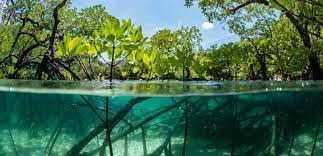
#> input picture 00 - Resources/01 - Photos/nature.jpg, 323 x 156 px, found by its file name
$ python '03 - Resizing and Cropping.py'
#> lines starting #> are read from the running program, lines starting #| are printed output that depends on the picture
import numpy as np
import cv2

path = "C:/Users/90545/DATA SCIENCE/07 - OpenCV/00 - Resources/01 - Photos/nature.jpg"

img = cv2.imread(path)
#> img is the input picture: shape (156, 323, 3); mean B, G, R 77.4, 107.2, 69.4

imgResize = cv2.resize(img, (640, 480))
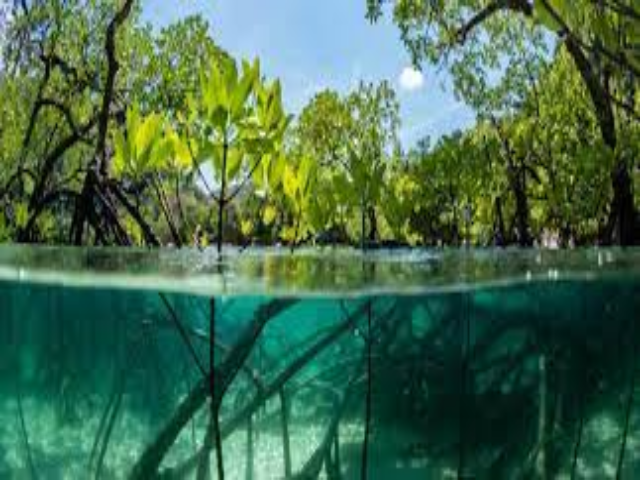
#> imgResize: shape (480, 640, 3); mean B, G, R 77.3, 107.1, 69.3
imgCropped = img[0:100, 0:480]
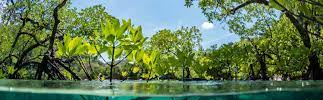
#> imgCropped: shape (100, 323, 3); mean B, G, R 83.9, 120.7, 95.4

# cv2.imshow("img", img)
# cv2.imshow("imgResize", imgResize)
# cv2.imshow("imgCropped", imgCropped)

cv2.waitKey(0)

print("img shape: {} \nimgResize shape: {} \nimgCropped shape: {}".format(img.shape, imgResize.shape, imgCropped.shape))
#| img shape: (156, 323, 3)
#| imgResize shape: (480, 640, 3)
#| imgCropped shape: (100, 323, 3)

$ run again, with 00 - Resources/01 - Photos/Dog1.jpg copied over 00 - Resources/01 - Photos/nature.jpg
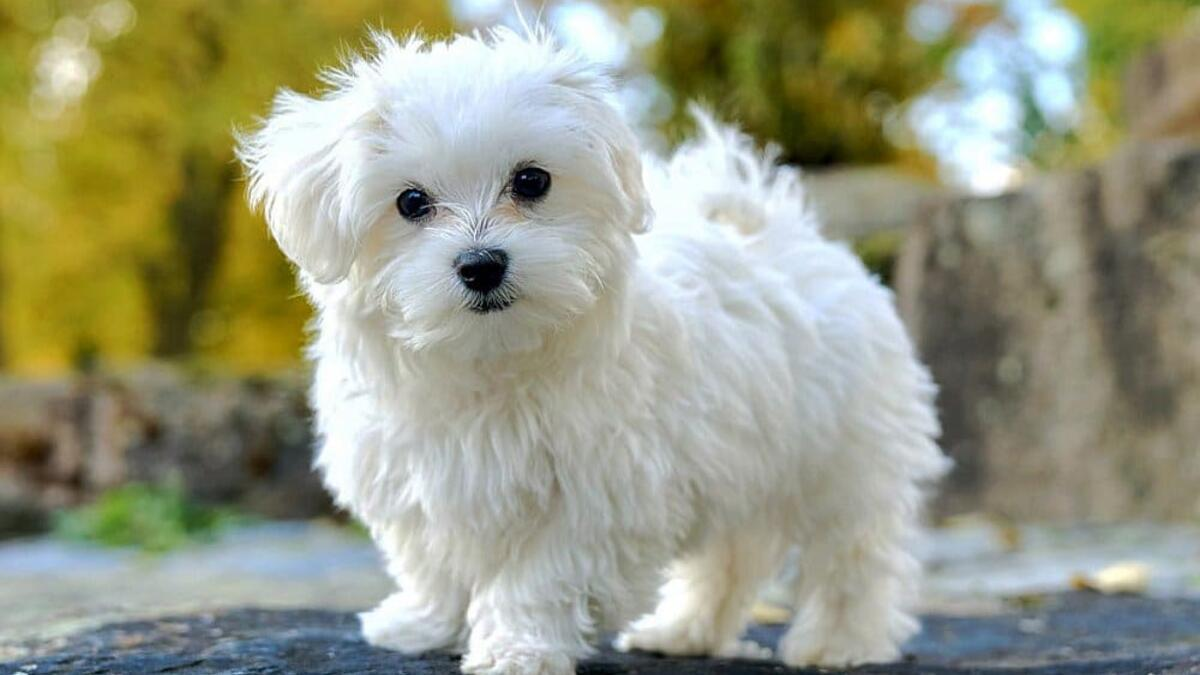
#> input picture 00 - Resources/01 - Photos/Dog1.jpg, 1200 x 675 px, found by its file name
#> img is the input picture: shape (675, 1200, 3); mean B, G, R 131.6, 154.6, 152.3
#> `imgResize = cv2.resize(img, (640, 480))`:
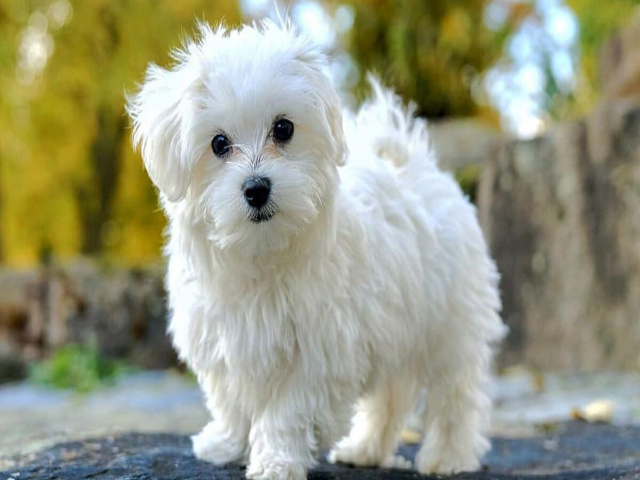
#> imgResize: shape (480, 640, 3); mean B, G, R 131.5, 154.4, 152.2
#> `imgCropped = img[0:100, 0:480]`:
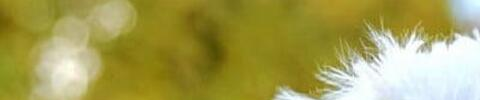
#> imgCropped: shape (100, 480, 3); mean B, G, R 86.3, 159.6, 165.7
#| img shape: (675, 1200, 3)
#| imgResize shape: (480, 640, 3)
#| imgCropped shape: (100, 480, 3)
